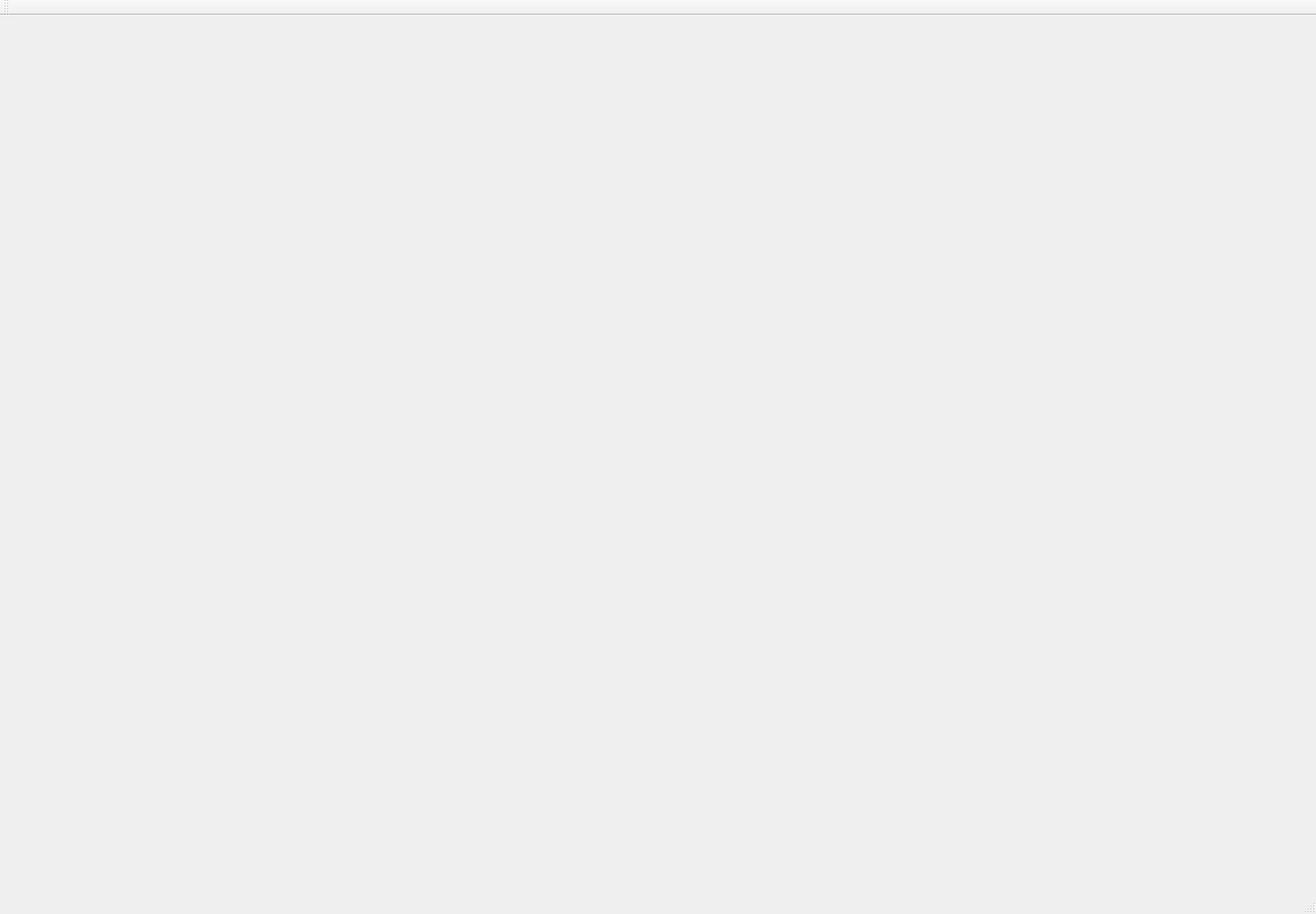
<?xml version="1.0" encoding="UTF-8"?>
<ui version="4.0">
 <class>MainWindow</class>
 <widget class="QMainWindow" name="MainWindow">
  <property name="geometry">
   <rect>
    <x>0</x>
    <y>0</y>
    <width>1440</width>
    <height>1000</height>
   </rect>
  </property>
  <property name="minimumSize">
   <size>
    <width>1440</width>
    <height>1000</height>
   </size>
  </property>
  <property name="maximumSize">
   <size>
    <width>1440</width>
    <height>1000</height>
   </size>
  </property>
  <property name="windowTitle">
   <string>MainWindow</string>
  </property>
  <widget class="QWidget" name="centralwidget"/>
  <widget class="QStatusBar" name="statusbar"/>
  <widget class="QToolBar" name="toolBar">
   <property name="windowTitle">
    <string>toolBar</string>
   </property>
   <attribute name="toolBarArea">
    <enum>TopToolBarArea</enum>
   </attribute>
   <attribute name="toolBarBreak">
    <bool>false</bool>
   </attribute>
  </widget>
 </widget>
 <resources/>
 <connections/>
</ui>
